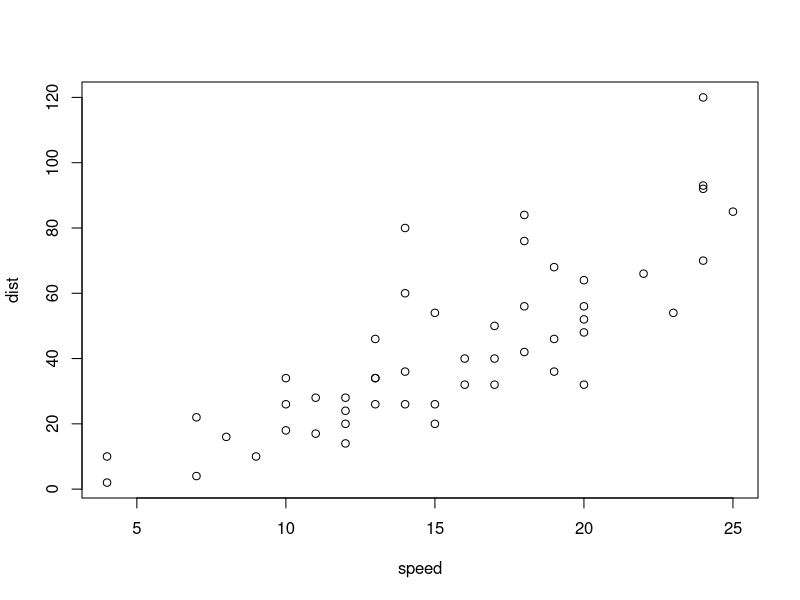
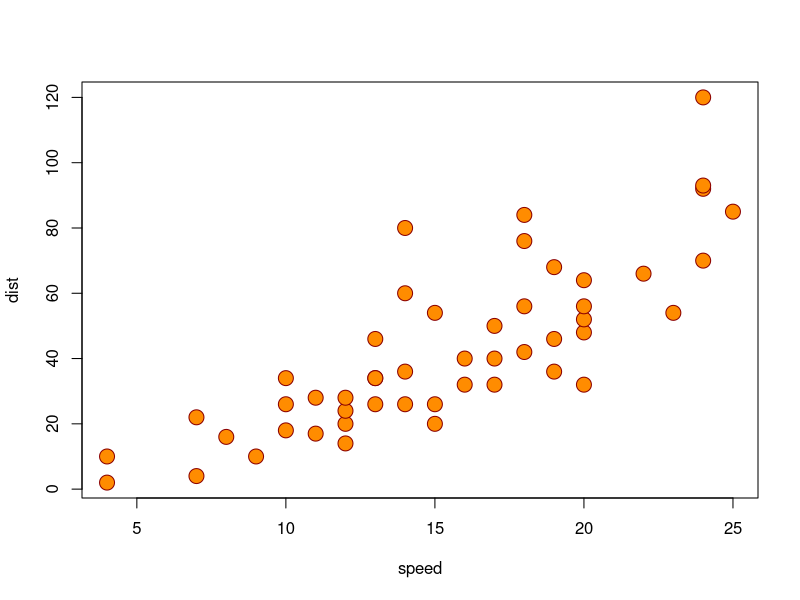
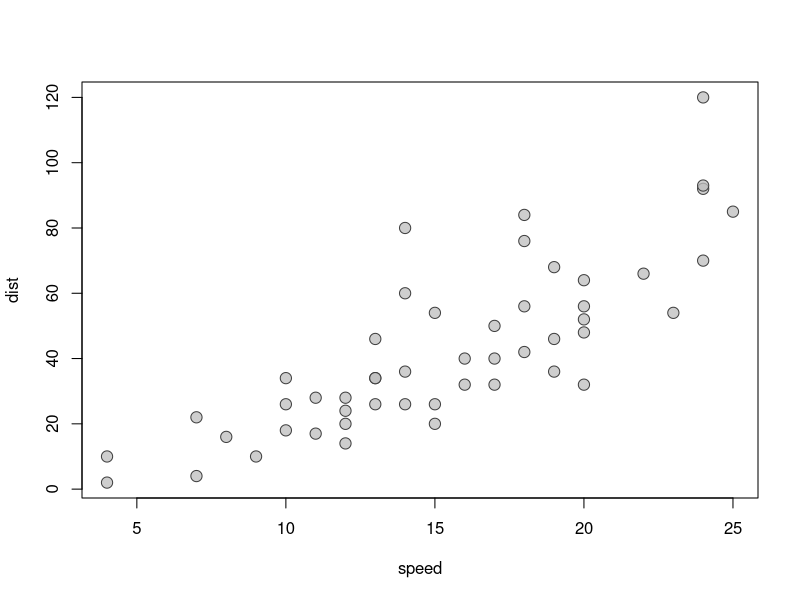
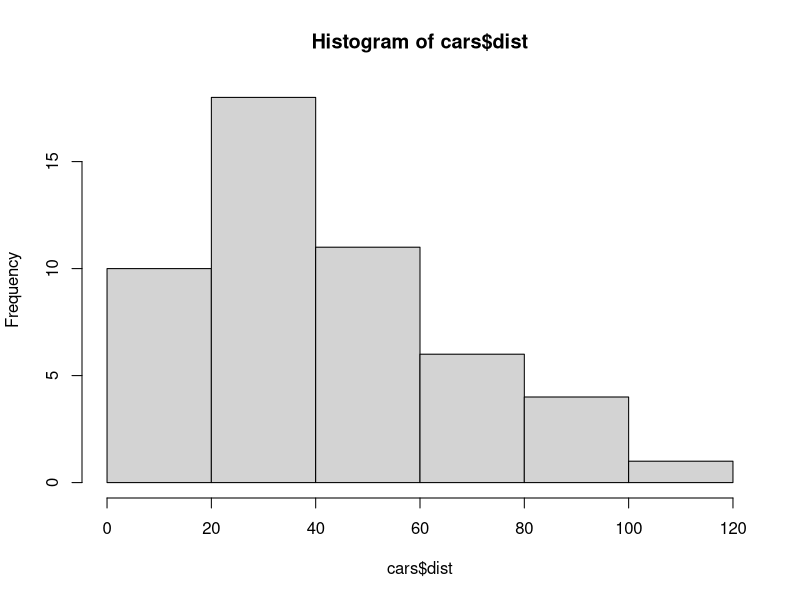
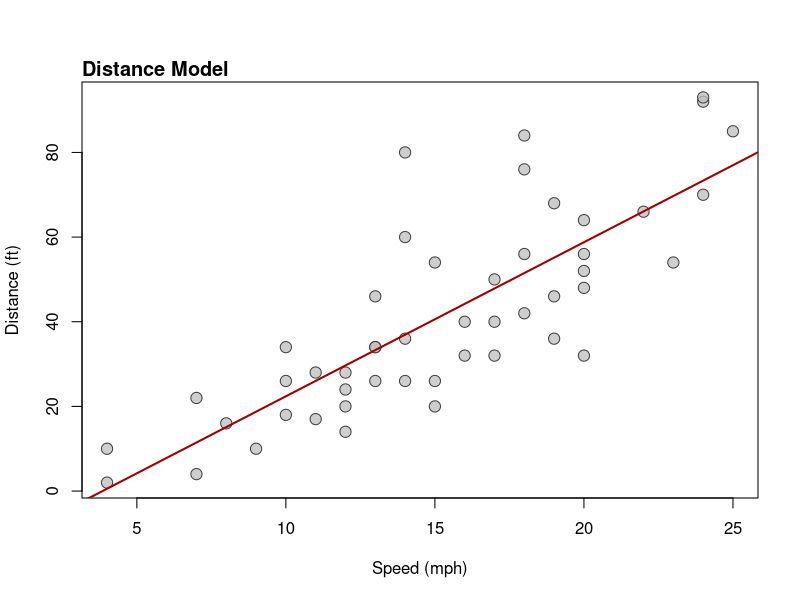

Here is the R script that generated these plots, in order:
## ---- chunk 1

head(cars, n = 5)

## ---- chunk 2

plot(cars)

## ---- chunk 3

plot(
  cars,
  pch = 21,
  bg = "darkorange",
  col = "darkred",
  cex = 2
)

## ---- chunk 4

300 * (2/25)

3^2 + 42

sin(17)

## ---- chunk 5

seq(from = 1, to = 5)

## ---- chunk 6

seq(1, 5) 

seq(5, 1)

## ---- chunk 7

seq(1, 5, by = 2)

seq(1, 5, length = 10)

## ---- chunk 8

bob <- 5.137

## ---- chunk 9

x <- seq(1, 5, length = 3)

logx <- log(x)

exp(logx)

## ---- chunk 10
#| echo: true

plot(
  cars,
  pch = 21,
  bg = adjustcolor("gray", 0.75),
  col = "gray25",
  cex = 1.5
)

## ---- chunk 11
#| echo: true

mean(cars$dist)

## ---- chunk 12
#| echo: true

hist(cars$dist)

## ---- chunk 13
#| echo: true

cars <- subset(cars, dist < 100)

## ---- chunk 14
#| echo: true

distance_model <- lm(dist ~ speed, data = cars)

summary(distance_model)

## ---- chunk 15
#| echo: true

plot(
  cars,
  pch = 21,
  bg = adjustcolor("gray", 0.75),
  col = "gray25",
  cex = 1.5,
  xlab = "Speed (mph)",
  ylab = "Distance (ft)"
)

abline(
  distance_model, 
  col = "#A20000",
  lwd = 2
)

title(
  "Distance Model",
  line = 0.3, 
  adj = 0, 
  cex = 1.5
)

